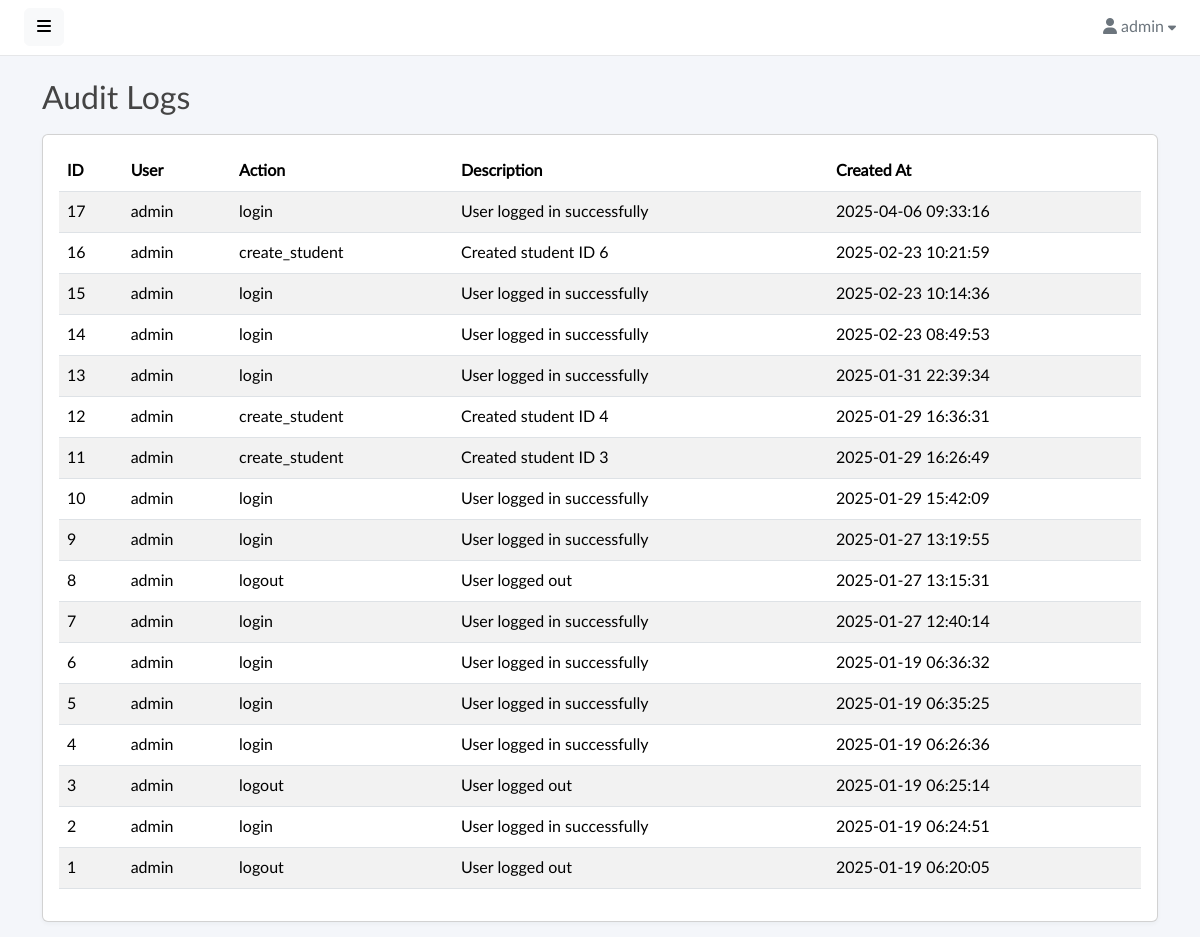
/audit-logs (signed in), run on an earlier commit of the app's database.
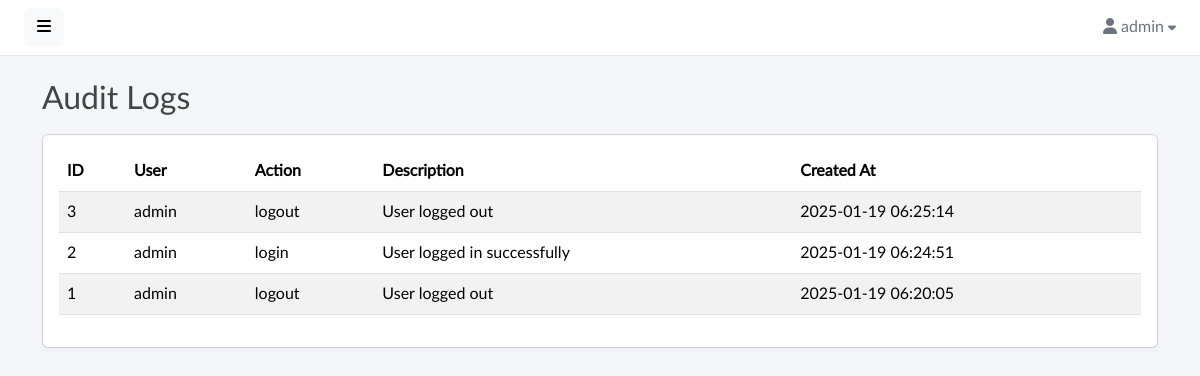
And on a later commit of the database.
### tables this page shows
CREATE TABLE `audit_logs` (
  `id` int(10) UNSIGNED NOT NULL,
  `user_id` int(11) DEFAULT NULL,
  `action` varchar(255) NOT NULL,
  `description` text NOT NULL,
  `created_at` timestamp NOT NULL DEFAULT current_timestamp(),
  `updated_at` timestamp NOT NULL DEFAULT current_timestamp() ON UPDATE current_timestamp()
);

CREATE TABLE `users` (
  `id` int(10) UNSIGNED NOT NULL,
  `name` varchar(100) NOT NULL,
  `email` varchar(255) NOT NULL,
  `password` varchar(255) NOT NULL,
  `created_at` timestamp NOT NULL DEFAULT current_timestamp(),
  `updated_at` timestamp NOT NULL DEFAULT current_timestamp() ON UPDATE current_timestamp()
);

### controllers/audit_logs.php (called while the page is built, shortened)
<?php
require_once __DIR__ . '/../core/AuditLog.php';
$config = require('config.php');
$db = new Database($config['database']);
$auditLogModel = new AuditLog($db);
$auditLogs = $auditLogModel->getAll();
$view = 'views/audit/index.view.php';
require 'views/layout.view.php';

### index.php (called while the page is built, shortened)
<?php
require "Database.php";
require "router.php";

### config.php (called while the page is built)
<?php
return [
    'database' => [
        'host' => 'localhost',
        'port' => 3306,
        'dbname' => 'library_db',
        'charset' => 'utf8mb4',
    ],
];

### Database.php (called while the page is built, shortened)
<?php
class Database
{
    private $connection;
    public function __construct($config, $username = 'root', $password = '')
    {
        $dsn = sprintf(
            'mysql:host=%s;port=%d;dbname=%s;charset=%s',
            $config['host'] ?? 'localhost',
            $config['port'] ?? 3306,
            $config['dbname'] ?? '',
            $config['charset'] ?? 'utf8mb4'
        );
        try {
            $this->connection = new PDO($dsn, $username, $password, [
                PDO::ATTR_DEFAULT_FETCH_MODE => PDO::FETCH_ASSOC,
                PDO::ATTR_ERRMODE => PDO::ERRMODE_EXCEPTION,
            ]);
        } catch (PDOException $e) {
            throw new Exception('Database connection error: ' . $e->getMessage());
        }
    }
    public function query($query, $params = [])
    {
        $statement = $this->connection->prepare($query);
        $statement->execute($params);
        return $statement;
    }
}

### core/AuditLog.php (called while the page is built, shortened)
<?php
class AuditLog
{
    private $db;
    public function __construct(\Database $db)
    {
        $this->db = $db;
    }
    public function getAll()
    {
        $sql = "SELECT a.*, u.name AS user_name
                FROM audit_logs a
                LEFT JOIN users u ON a.user_id = u.id
                ORDER BY a.id DESC";
        return $this->db->query($sql)->fetchAll();
    }
}

### views/audit/index.view.php (the view)
<div class="container mt-4">
    <h2>Audit Logs</h2>
    <div class="card mt-3">
        <div class="card-body table-responsive">
            <table class="table table-striped">
                <thead>
                    <tr>
                        <th>ID</th>
                        <th>User</th>
                        <th>Action</th>
                        <th>Description</th>
                        <th>Created At</th>
                    </tr>
                </thead>
                <tbody>
                <?php if (!empty($auditLogs)): ?>
                    <?php foreach ($auditLogs as $log): ?>
                        <tr>
                            <td><?= htmlspecialchars($log['id']) ?></td>
                            <td><?= htmlspecialchars($log['user_name'] ?? 'N/A') ?></td>
                            <td><?= htmlspecialchars($log['action']) ?></td>
                            <td><?= htmlspecialchars($log['description']) ?></td>
                            <td><?= htmlspecialchars($log['created_at']) ?></td>
                        </tr>
                    <?php endforeach; ?>
                <?php else: ?>
                    <tr>
                        <td colspan="5" class="text-center">No audit logs found.</td>
                    </tr>
                <?php endif; ?>
                </tbody>
            </table>
        </div>
    </div>
</div>

### router.php (shortened to what this page needs)
<?php
$scriptName = $_SERVER['SCRIPT_NAME'];
$basePath = rtrim(dirname($scriptName), '/\\');
$uri = parse_url($_SERVER["REQUEST_URI"], PHP_URL_PATH);
if (strpos($uri, $basePath) === 0) {
    $uri = substr($uri, strlen($basePath));
}
$protected_routes = [
    "/"                 => "controllers/index.php",
    "/students"         => "controllers/students.php",
    "/logs"             => "controllers/logs.php",
    "/logs/summary"     => "controllers/logs_summary.php",
    "/logs/summary-print"=> "controllers/logs_summary_print.php",
    "/logs/print"       => "controllers/logs_print.php",
    "/audit-logs"       => "controllers/audit_logs.php",
    "/departments"      => "controllers/departments.php",
    "/courses"          => "controllers/courses.php",
    "/import-students"  => "controllers/import_students.php"
];
$public_routes = [
    "/rfid"   => "controllers/rfid.php",
    "/login"  => "controllers/login.php",
    "/signup" => "controllers/signup.php",
    "/logout" => "controllers/logout.php",
    "/setup"  => "controllers/setup.php"
];
$routes = array_merge($protected_routes, $public_routes);
function routeToController($uri, $routes, $protected_routes) {
    if (array_key_exists($uri, $routes)) {
        $controller = $routes[$uri];
        if (file_exists($controller)) {
            require $controller;
            return;
        }
    }
}
routeToController($uri, $routes, $protected_routes);

### views/partials/head.php (shortened to what this page needs)
<!doctype html>
<html lang="en">
<head>
        <link href="<?= BASE_PATH ?>/assets/vendor/fontawesome/css/all.min.css" rel="stylesheet">
        <link href="<?= BASE_PATH ?>/assets/vendor/bootstrap/css/bootstrap.min.css" rel="stylesheet">
        <link href="<?= BASE_PATH ?>/assets/css/master.css" rel="stylesheet">
        <link href="https://cdn.jsdelivr.net/npm/select2@4.1.0-rc.0/dist/css/select2.min.css" rel="stylesheet" />
    </head>
<body>

### views/layout.view.php (shortened to what this page needs)
<?php
require "partials/head.php";
if (in_array($view, ['views/login.view.php', 'views/signup.view.php'])) {
    require $view;
} else {
    echo '<div class="wrapper">';
    echo '<div id="body" class="active">';
    require "partials/nav.php";
    require $view;
    echo '</div></div>';
}
require "partials/foot.php";
?>

### views/partials/nav.php (shortened to what this page needs)
<nav class="navbar navbar-expand-lg navbar-white bg-white">
    <button type="button" id="sidebarCollapse" class="btn btn-light">
        <i class="fas fa-bars"></i><span></span>
    </button>
    <div class="collapse navbar-collapse" id="navbarSupportedContent">
        <ul class="nav navbar-nav ms-auto">
            <li class="nav-item dropdown">
                <div class="nav-dropdown">
                    <a href="#" id="nav2" class="nav-item nav-link dropdown-toggle text-secondary" data-bs-toggle="dropdown" aria-expanded="false">
                        <i class="fas fa-user"></i> <span>
                            <?= htmlspecialchars($_SESSION['user_name']) ?>
                        </span>
                        <i style="font-size: .8em;" class="fas fa-caret-down"></i>
                    </a>
                </div>
            </li>
        </ul>
    </div>
</nav>

### views/partials/foot.php (shortened to what this page needs)
</body>
</html>

### assets/css/master.css (style rules this page uses)
body, h1, .h1, h2, .h2, h3, .h3, h4, .h4, h5, .h5, h6, .h6, p, a, td { -moz-osx-font-smoothing: grayscale; -webkit-font-smoothing: antialiased; }
body { width: 100%; height: 100%; background: #f4f6fa; font-family: "Lato", "Helvetica Neue", Arial, Helvetica, sans-serif; font-size: 1rem; color: #444; }
.wrapper { display: flex; width: 100%; align-items: stretch; overflow-x: hidden }
#body { width: 100%; padding: 0; min-height: 100vh; transition: all 0.3s; }
#body>.navbar { padding: 0 1.5rem; min-height: 54px; box-shadow: none; border-bottom: 1px solid rgba(101, 109, 119, .16); }
.card { margin-bottom: 15px; box-shadow: rgba(35, 46, 60, .04) 0 2px 4px 0; }
a, a:hover, a:focus { color: inherit; text-decoration: none; transition: all 0.3s; }
.table td, .table th { vertical-align: middle; }
@media (min-width: 200px) { .navbar-expand-lg .navbar-collapse { display: -ms-flexbox !important; display: flex !important; -ms-flex-preferred-size: auto; flex-basis: auto; } }
@media (min-width: 200px) { .navbar-expand-lg .navbar-nav { -ms-flex-direction: row; flex-direction: row; } }

### assets/components/navbar/navbar-dropdowns.css (style rules this page uses)
.nav-dropdown .nav-link { color: #B2EBF2; line-height: 1.42857; padding: 1rem 0 1rem 1rem !important; }
.nav-dropdown .nav-link::after { display: none; }

What changed in the data, as far as the page shows it:
removed audit_logs: id "17", user.name "admin", action "login", description "User logged in successfully", created_at "2025-04-06 09:33:16"
removed audit_logs: id "16", user.name "admin", action "create_student", description "Created student ID 6", created_at "2025-02-23 10:21:59"
removed audit_logs: id "15", user.name "admin", action "login", description "User logged in successfully", created_at "2025-02-23 10:14:36"
removed audit_logs: id "14", user.name "admin", action "login", description "User logged in successfully", created_at "2025-02-23 08:49:53"
removed audit_logs: id "13", user.name "admin", action "login", description "User logged in successfully", created_at "2025-01-31 22:39:34"
removed audit_logs: id "12", user.name "admin", action "create_student", description "Created student ID 4", created_at "2025-01-29 16:36:31"
removed audit_logs: id "11", user.name "admin", action "create_student", description "Created student ID 3", created_at "2025-01-29 16:26:49"
removed audit_logs: id "10", user.name "admin", action "login", description "User logged in successfully", created_at "2025-01-29 15:42:09"
removed audit_logs: id "9", user.name "admin", action "login", description "User logged in successfully", created_at "2025-01-27 13:19:55"
removed audit_logs: id "8", user.name "admin", action "logout", description "User logged out", created_at "2025-01-27 13:15:31"
removed audit_logs: id "7", user.name "admin", action "login", description "User logged in successfully", created_at "2025-01-27 12:40:14"
removed audit_logs: id "6", user.name "admin", action "login", description "User logged in successfully", created_at "2025-01-19 06:36:32"
removed audit_logs: id "5", user.name "admin", action "login", description "User logged in successfully", created_at "2025-01-19 06:35:25"
removed audit_logs: id "4", user.name "admin", action "login", description "User logged in successfully", created_at "2025-01-19 06:26:36"
